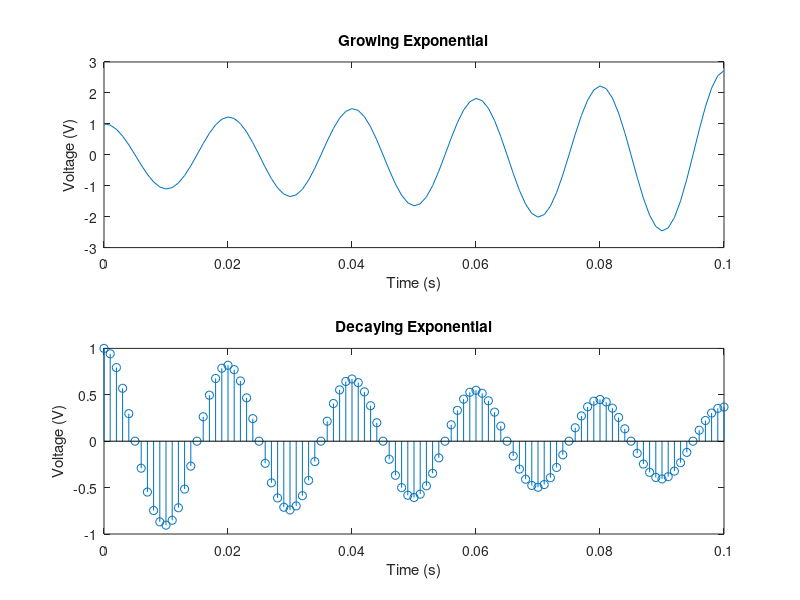

MATLAB code for this plot:
%%
clear all
f=50;
tp=1/f;
samples=20;
t=0:tp/samples:5*tp;
a=10
x=exp(a*t).*cos(2*pi*f*t)
subplot(2,1,1)
plot(t,x)
title('Growing Exponential')
xlabel('Time (s)');
ylabel('Voltage (V)');
x=exp(-a*t).*cos(2*pi*f*t)
subplot(2,1,2)
stem(t,x)
title('Decaying Exponential')
xlabel('Time (s)');
ylabel('Voltage (V)');



